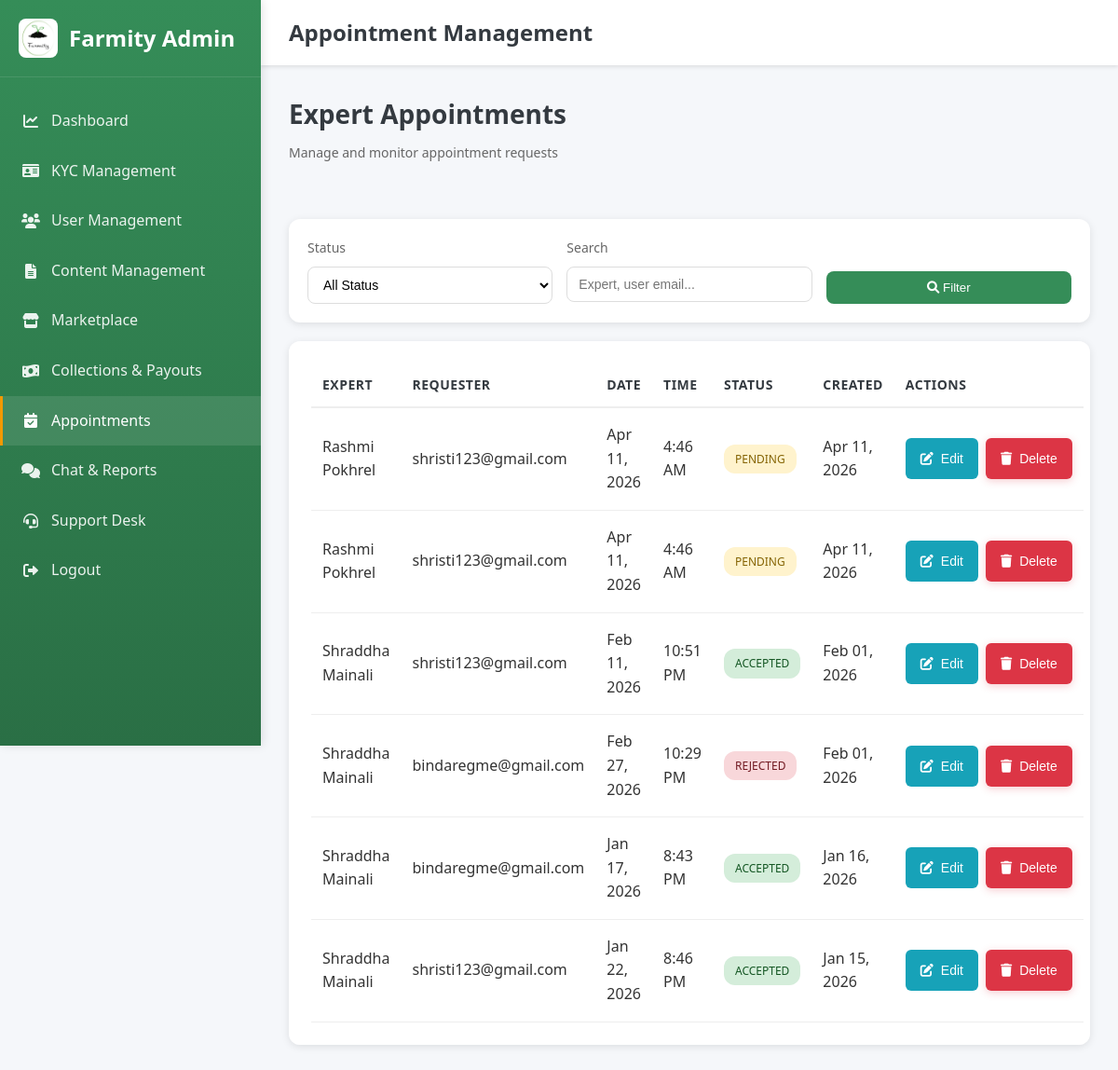
Before: /admin-dashboard/appointments/ (signed in) with the older database file.
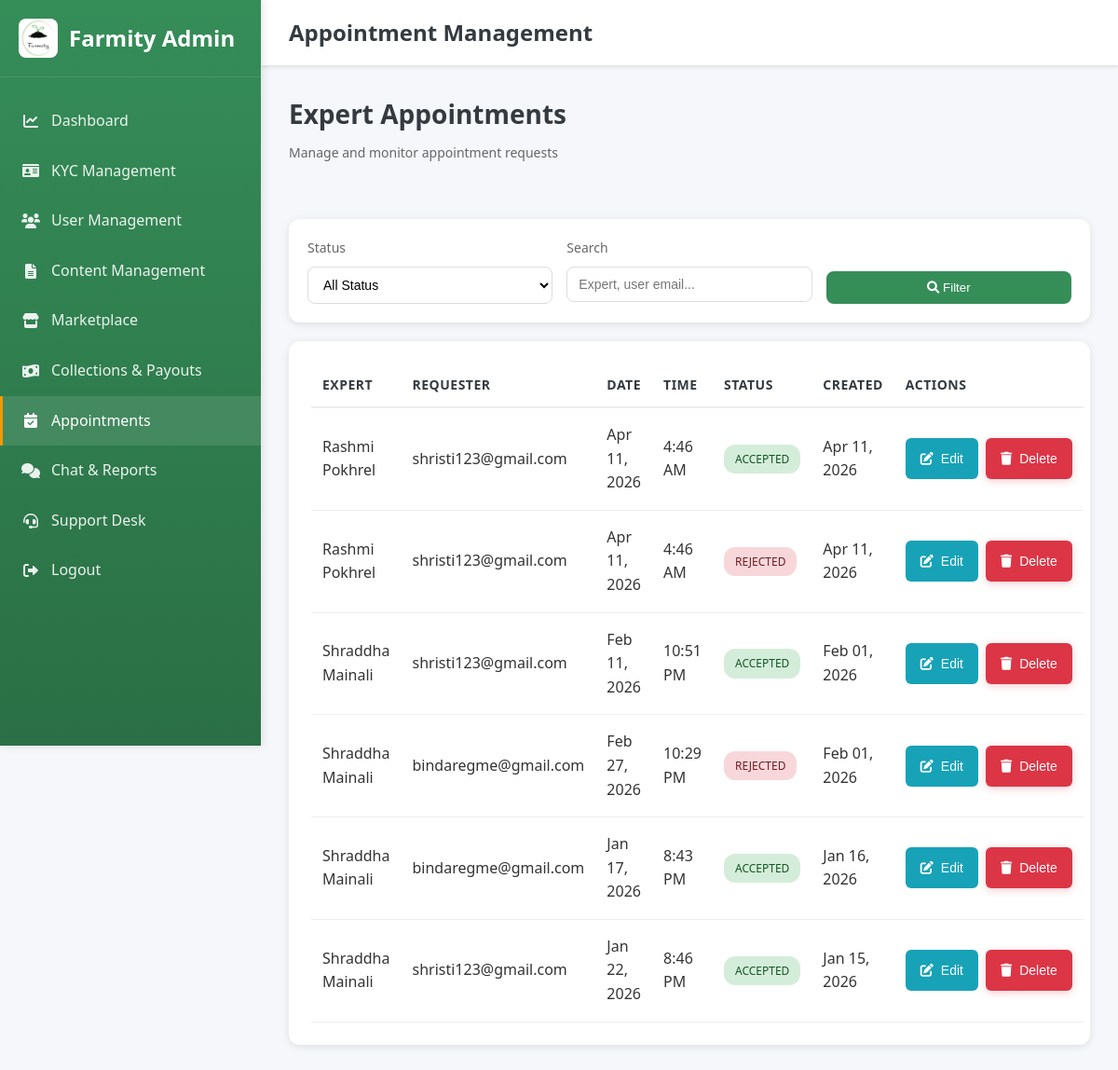
After: the same page with the newer database file.
### accounts/models.py (models this page shows, shortened)
class ExpertAppointment(models.Model):
    STATUS_PENDING = 'pending'
    STATUS_ACCEPTED = 'accepted'
    STATUS_REJECTED = 'rejected'
    STATUS_CHOICES = (
        (STATUS_PENDING, 'Pending'),
        (STATUS_ACCEPTED, 'Accepted'),
        (STATUS_REJECTED, 'Rejected'),
    )
    VISIT_VISITED = 'visited'
    VISIT_WILL_VISIT = 'will_visit'
    VISIT_WAITING = 'waiting'
    VISIT_CHOICES = (
        (VISIT_VISITED, 'Visited'),
        (VISIT_WILL_VISIT, 'Will visit'),
        (VISIT_WAITING, 'They have to wait'),
    )
    expert = models.ForeignKey(ExpertProfile, on_delete=models.CASCADE, related_name='appointments')
    requester = models.ForeignKey(User, on_delete=models.CASCADE, related_name='appointments')
    requested_date = models.DateField()
    requested_time = models.TimeField()
    message = models.TextField(blank=True, null=True)
    status = models.CharField(max_length=20, choices=STATUS_CHOICES, default=STATUS_PENDING)
    response_message = models.TextField(blank=True, null=True, help_text='Doctor message: reason for reject or note for accept.')
    visit_status = models.CharField(max_length=20, choices=VISIT_CHOICES, blank=True, null=True, help_text='For accepted appointments: Visited / Will visit / They have to wait.')
    created_at = models.DateTimeField(auto_now_add=True)
    updated_at = models.DateTimeField(auto_now=True)
    class Meta:
        ordering = ('-created_at',)

class ExpertProfile(models.Model):
    user = models.OneToOneField(User, on_delete=models.CASCADE, related_name='expert_profile')
    name = models.CharField(max_length=255, blank=True, null=True)
    photo = models.ImageField(upload_to='expert_photos/', blank=True, null=True)
    qualification = models.CharField(max_length=255, blank=True, null=True)
    specialization = models.CharField(max_length=255, blank=True, null=True)
    experience = models.CharField(max_length=50, blank=True, null=True)
    consultation_fee = models.DecimalField(
        max_digits=10, decimal_places=2, default=0, blank=True, null=True,
        help_text='Fee per appointment (Rs.). 0 = free. Can be set for future paid appointments.'
    )

class User(AbstractBaseUser, PermissionsMixin):
    ROLE_CHOICES = (
        ('admin', 'Admin'),
        ('buyer', 'Buyer'),
        ('farmer', 'Farmer'),
        ('agricultural_expert', 'Agricultural Expert'),
        ('vendor', 'Vendor'),
    )
    GENDER_CHOICES = (
        ('male', 'Male'),
        ('female', 'Female'),
        ('other', 'Other'),
    )
    email = models.EmailField(unique=True)
    phone = models.CharField(max_length=10, unique=True, blank=True, null=True)
    gender = models.CharField(max_length=10, choices=GENDER_CHOICES, blank=True, null=True)
    role = models.CharField(max_length=20, choices=ROLE_CHOICES, default='buyer')
    is_active = models.BooleanField(default=True)
    email_verified = models.BooleanField(default=False)
    is_verified = models.BooleanField(default=False)
    is_staff = models.BooleanField(default=False)
    date_joined = models.DateTimeField(auto_now_add=True)
    objects = UserManager()
    USERNAME_FIELD = 'email'
    REQUIRED_FIELDS = []

### accounts/views.py (the view, shortened to what this page needs)
# urls.py: path('admin-dashboard/appointments/', admin_appointment_management, name='admin_appointment_management'),
@login_required
def admin_appointment_management(request):
    if request.user.role != 'admin':
        return _redirect_to_role_home_response(request.user)
    status_filter = request.GET.get('status', 'all')
    search_query = request.GET.get('search', '').strip()
    appointments = ExpertAppointment.objects.select_related(
        'expert', 'expert__user', 'requester'
    ).order_by('-created_at')
    if status_filter != 'all':
        appointments = appointments.filter(status=status_filter)
    if search_query:
        appointments = appointments.filter(
            Q(expert__name__icontains=search_query) |
            Q(expert__user__email__icontains=search_query) |
            Q(requester__email__icontains=search_query)
        )
    total_appointments = ExpertAppointment.objects.count()
    pending_appointments = ExpertAppointment.objects.filter(status=ExpertAppointment.STATUS_PENDING).count()
    accepted_appointments = ExpertAppointment.objects.filter(status=ExpertAppointment.STATUS_ACCEPTED).count()
    rejected_appointments = ExpertAppointment.objects.filter(status=ExpertAppointment.STATUS_REJECTED).count()
    context = {
        'appointments': appointments,
        'status_filter': status_filter,
        'search_query': search_query,
        'total_appointments': total_appointments,
        'pending_appointments': pending_appointments,
        'accepted_appointments': accepted_appointments,
        'rejected_appointments': rejected_appointments,
    }
    return render(request, 'admin_appointment_management.html', context)

### templates/admin_appointment_management.html (shortened to what this page needs)
<!DOCTYPE html>
<html lang="en">
<head>
    <link rel="stylesheet" href="/static/css/style.css">
    <link href="https://cdnjs.cloudflare.com/ajax/libs/font-awesome/6.0.0/css/all.min.css" rel="stylesheet">
</head>
<body>
    <aside class="sidebar">
        <div class="sidebar-header">
            <img src="/static/images/Farmity%20logo.png" alt="Farmity" class="sidebar-logo-img" onerror="this.style.display='none'; this.nextElementSibling.style.display='flex';">
            <h2>Farmity Admin</h2>
        </div>
        <nav class="sidebar-menu">
            <a href="{% url 'admin_dashboard' %}" class="menu-item">
                <i class="fas fa-chart-line"></i>
                <span>Dashboard</span>
            </a>
            <a href="{% url 'admin_kyc_management' %}" class="menu-item">
                <i class="fas fa-id-card"></i>
                <span>KYC Management</span>
            </a>
            <a href="{% url 'admin_user_management' %}" class="menu-item">
                <i class="fas fa-users"></i>
                <span>User Management</span>
            </a>
            <a href="{% url 'admin_content_management' %}" class="menu-item">
                <i class="fas fa-file-alt"></i>
                <span>Content Management</span>
            </a>
            <a href="{% url 'admin_marketplace_oversight' %}" class="menu-item">
                <i class="fas fa-store"></i>
                <span>Marketplace</span>
            </a>
            <a href="{% url 'admin_collections_payouts' %}" class="menu-item">
                <i class="fas fa-money-bill-wave"></i>
                <span>Collections & Payouts</span>
            </a>
            <a href="{% url 'admin_appointment_management' %}" class="menu-item active">
                <i class="fas fa-calendar-check"></i>
                <span>Appointments</span>
            </a>
            <a href="{% url 'admin_chat_reports' %}" class="menu-item">
                <i class="fas fa-comments"></i>
                <span>Chat & Reports</span>
            </a>
            <a href="{% url 'admin_support_desk' %}" class="menu-item">
                <i class="fas fa-headset"></i>
                <span>Support Desk</span>
            </a>
            <a href="{% url 'logout' %}" class="menu-item">
                <i class="fas fa-sign-out-alt"></i>
                <span>Logout</span>
            </a>
        </nav>
    </aside>
    <div class="main-content">
        <header class="top-header">
            <h1 class="header-title">Appointment Management</h1>
        </header>
        <div class="dashboard-content">
            <div class="page-header">
                <h2 class="page-title">Expert Appointments</h2>
                <p class="page-subtitle">Manage and monitor appointment requests</p>
            </div>
            <div class="stats-grid">
                <div class="stat-card">
                    <div class="stat-value">{{ total_appointments }}</div>
                    <div class="stat-label">Total Appointments</div>
                </div>
                <div class="stat-card">
                    <div class="stat-value">{{ pending_appointments }}</div>
                    <div class="stat-label">Pending</div>
                </div>
                <div class="stat-card">
                    <div class="stat-value">{{ accepted_appointments }}</div>
                    <div class="stat-label">Accepted</div>
                </div>
                <div class="stat-card">
                    <div class="stat-value">{{ rejected_appointments }}</div>
                    <div class="stat-label">Rejected</div>
                </div>
            </div>
            <div class="filters-section">
                <form method="GET" action="{% url 'admin_appointment_management' %}">
                    <div class="filters-grid">
                        <div class="filter-group">
                            <label class="filter-label">Status</label>
                            <select name="status" class="filter-select">
                                <option value="all" {% if status_filter == 'all' %}selected{% endif %}>All Status</option>
                            </select>
                        </div>
                        <div class="filter-group">
                            <label class="filter-label">Search</label>
                            <input type="text" name="search" class="filter-input" placeholder="Expert, user email..." value="{{ search_query }}">
                        </div>
                        <div class="filter-group" style="justify-content: flex-end;">
                            <button type="submit" class="filter-btn">
                                <i class="fas fa-search"></i> Filter
                            </button>
                        </div>
                    </div>
                </form>
            </div>
            <div class="table-container">
                {% if appointments %}
                <table class="data-table">
                    <thead>
                        <tr>
                            <th>Expert</th>
                            <th>Requester</th>
                            <th>Date</th>
                            <th>Time</th>
                            <th>Status</th>
                            <th>Created</th>
                            <th>Actions</th>
                        </tr>
                    </thead>
                    <tbody>
                        {% for appointment in appointments %}
                        <tr>
                            <td>{{ appointment.expert.name|default:appointment.expert.user.email }}</td>
                            <td>{{ appointment.requester.email }}</td>
                            <td>{{ appointment.requested_date|date:"M d, Y" }}</td>
                            <td>{{ appointment.requested_time|time:"g:i A" }}</td>
                            <td>
                                <span class="status-badge {{ appointment.status }}">{{ appointment.get_status_display }}</span>
                            </td>
                            <td>{{ appointment.created_at|date:"M d, Y" }}</td>
                            <td>
                                <div class="action-buttons">
                                    <button class="btn btn-edit" onclick="openEditAppointmentModal({{ appointment.id }}, '{{ appointment.requested_date }}', '{{ appointment.requested_time }}', '{{ appointment.status }}', '{{ appointment.message|default:""|escapejs }}', '{{ appointment.response_message|default:""|escapejs }}')">
                                        <i class="fas fa-edit"></i> Edit
                                    </button>
                                    <button class="btn btn-delete" onclick="confirmDeleteAppointment({{ appointment.id }})">
                                        <i class="fas fa-trash"></i> Delete
                                    </button>
                                </div>
                            </td>
                        </tr>
                        {% endfor %}
                    </tbody>
                </table>
                {% else %}
                <p style="text-align: center; padding: 40px; color: #999;">No appointments found</p>
                {% endif %}
            </div>
        </div>
    </div>
</body>
</html>

### static/css/style.css (style rules this page uses)
* { margin: 0; padding: 0; box-sizing: border-box; }
html, body { overflow-x: hidden; }
:root { --athens-gray: #E9EBF1; --sea-green: #358D58; --sushi: #A8AD3B; --paarl: #A04A24; --white: #ffffff; --text-dark: #333333; --text-gray: #666666; --border-gray: #dddddd; --light-gray: #f5f5f5; }
body { font-family: 'Segoe UI', Tahoma, Geneva, Verdana, sans-serif; line-height: 1.6; color: var(--text-dark); background: var(--white); }
.stat-card { position: absolute; top: -20px; left: -20px; background: var(--white); padding: 1rem 1.5rem; border-radius: 15px; box-shadow: 0 4px 15px rgba(0,0,0,0.1); display: flex; align-items: center; gap: 1rem; z-index: 10; }
.stat-label { font-size: 0.9rem; color: var(--text-gray); }
.stat-value { font-size: 1.5rem; font-weight: bold; color: var(--sea-green); }
.btn { display: inline-flex; align-items: center; justify-content: center; gap: 0.5rem; padding: 0.625rem 1.25rem; border: none; border-radius: 8px; font-size: 0.9rem; font-weight: 600; text-decoration: none; cursor: pointer; transition: all 0.2s ease; box-sizing: border-box; min-height: 44px; line-height: 1; white-space: nowrap; }
.btn-danger, .btn-delete, .btn-remove { background: linear-gradient(135deg, #dc3545, #c82333); color: white; border: 2px solid transparent; box-shadow: 0 2px 8px rgba(220, 53, 69, 0.25); }
html, body { height: 100%; margin: 0; padding: 0; }

Changed rows visible on the page:
changed ExpertAppointment (number 1 of 6 on the later page): status "PENDING" → "ACCEPTED"
changed ExpertAppointment (number 2 of 6 on the later page): status "PENDING" → "REJECTED"
